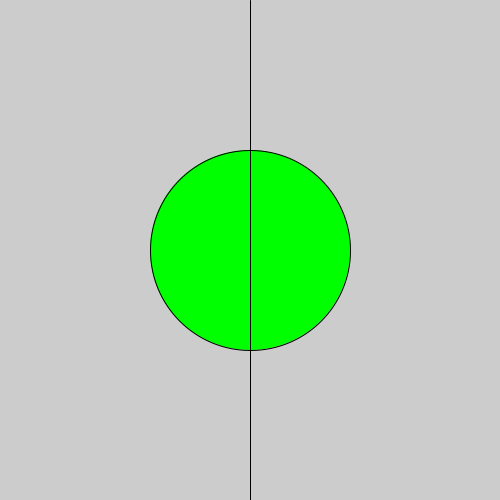
Frame 1 (no input)
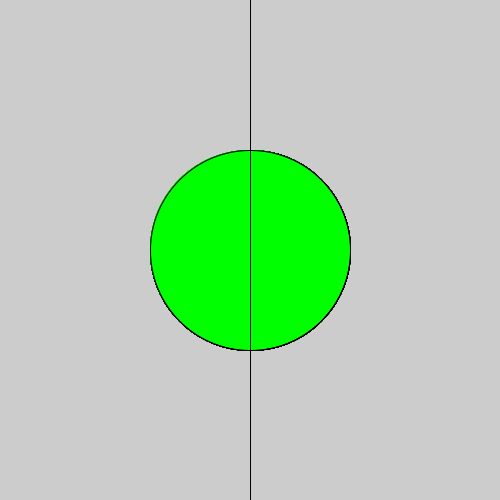
Frame 60 (the mouse pressed at the canvas centre just before this capture)
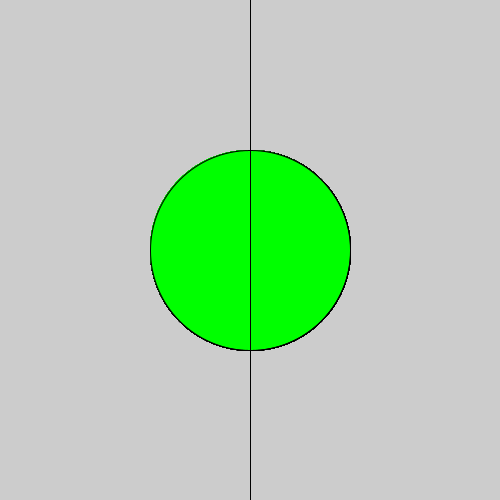
Frame 120 (the mouse held since frame 60 and released just before this capture)

The Processing sketch that drew these frames (run headless with seeded random() and noise(); from frame 60 on, the mouse is pressed at the canvas centre):

// Processing sketch: condicional_color_segun_mouseX
// ── condicional_color_segun_mouseX.pde
void setup() {
  size(500, 500);
}

void draw() {
  if (mouseX > width/2) {
    fill(255, 0, 0); //rojo
  } else {
    fill(0, 255, 0); //verde
  }

  ellipse(width/2, height/2, 200, 200);
  line(width/2, 0, width/2, height);
}
